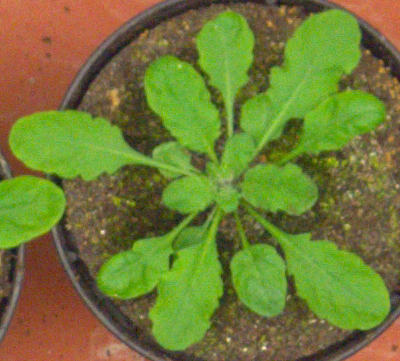
#> input picture ara2012_plant115_rgb.png, 400 x 361 px
$ jupyter execute hw3_input2.ipynb
#> lines starting #> are read from the running program, lines starting #| are printed output that depends on the picture; after the words box and inside, x2 and y2 are one past the last pixel; in counts of white or black regions, pixels touching at a corner belong together
[cell 1]
#Şevval Kaplan & Şevval Yardımcı Group Homework-3

import cv2
import numpy as np
import matplotlib.pyplot as plt

#loading RGB image and displaying the original input
image = cv2.imread('ara2012_plant115_rgb.png')
#> image is the input picture: shape (361, 400, 3); mean B, G, R 53.9, 123, 114
plt.figure(figsize=(8, 8))
image = cv2.cvtColor(image, cv2.COLOR_BGR2RGB)
plt.imshow(image)
plt.title('input image')
plt.show()

#reshaping the image to 2D
pixels = image.reshape(-1, 3)

#performed k-means clustering for different k values
k_values = [2, 3, 4, 5]
segmentations = []

for k in k_values:
    _, labels, centers = cv2.kmeans(pixels.astype(np.float32), k, None, criteria=(cv2.TERM_CRITERIA_EPS + cv2.TERM_CRITERIA_MAX_ITER, 10, 1.0), attempts=10, flags=cv2.KMEANS_RANDOM_CENTERS)
    segmented_image = labels.reshape(image.shape[:2])
    segmentations.append(segmented_image)
#> this loop made 4 passes
#> centers on pass 1: [[114, 88.01, 55.88], [114, 169.8, 51.34]]
#> pass 1, `segmented_image = labels.reshape(image.shape[:2])`:
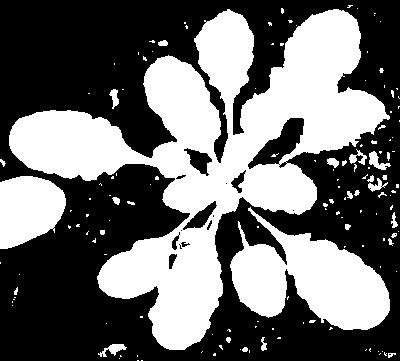
#> segmented_image: shape (361, 400) int32; values 0 (black) and 1 (white), 42.7% white; 144 white regions (114 under 20 px), largest, box (x1, y1, x2, y2) and area: (9, 9, 390, 350) 45628, (230, 207, 390, 330) 10369, (0, 176, 66, 249) 3716
#> pass 2, `segmented_image = labels.reshape(image.shape[:2])`:
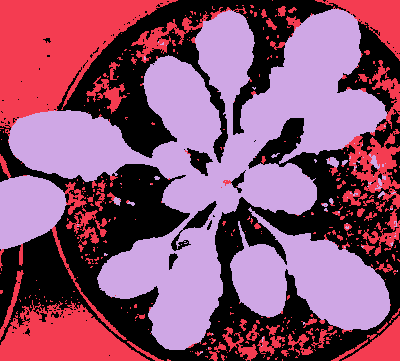
#> segmented_image: shape (361, 400) int32; 3 distinct labels, from 0 to 2; one colour per label, 0 black
#> pass 3, `segmented_image = labels.reshape(image.shape[:2])`:
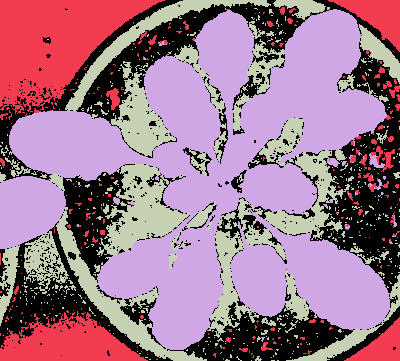
#> segmented_image: shape (361, 400) int32; 4 distinct labels, from 0 to 3; one colour per label, 0 black
#> after the loop, segmentations = 4 items

#displaying the results in a for loop
plt.figure(figsize=(8, 8))

for i, segmentation in enumerate(segmentations):
    plt.subplot(2, 2, i+1)
    plt.imshow(segmentation, cmap='viridis')
    plt.colorbar(shrink=0.75)
    plt.title(f'k = {k_values[i]}')
#> this loop made 4 passes


plt.tight_layout()
plt.show()
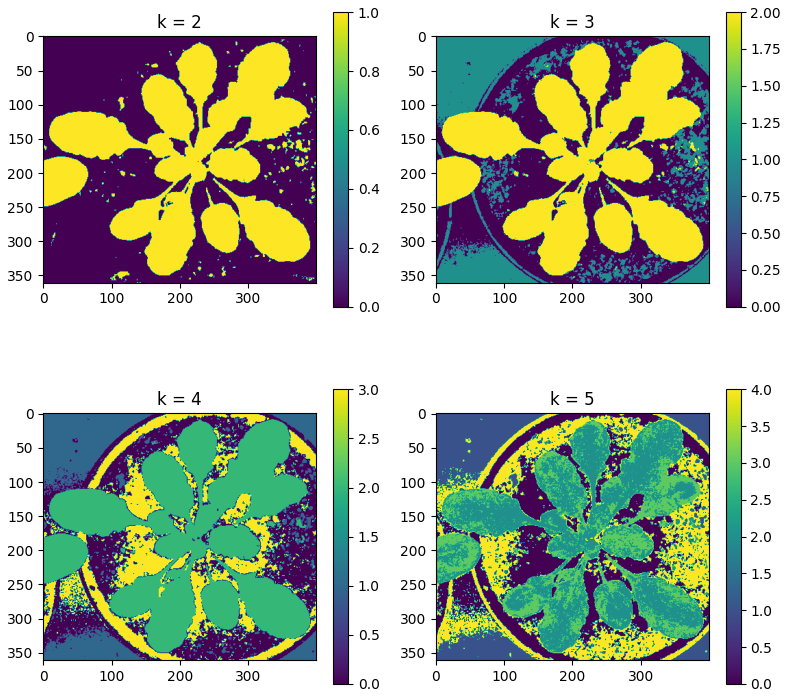
#> figure drawn by matplotlib, 8 panels

#choosing k-value for masking
chosen_segmentation = segmentations[1]

#masking
binary_mask = np.where(chosen_segmentation == 1, 1, 0)
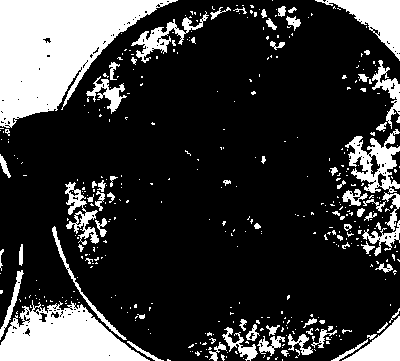
#> binary_mask: shape (361, 400) int64; values 0 (black) and 1 (white), 21.9% white; 417 white regions (342 under 20 px), largest, box (x1, y1, x2, y2) and area: (0, 0, 178, 128) 11782, (0, 300, 150, 361) 5506, (315, 0, 400, 61) 1907

#distance transform
dist_transform = cv2.distanceTransform(binary_mask.astype(np.uint8), cv2.DIST_L2, 3)
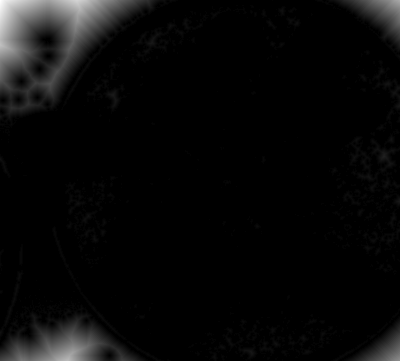
#> dist_transform: shape (361, 400) float32; min 0, max 57.22, mean 2.1; drawn with min black and max white

#displaying the binary mask and distance transform results
plt.figure(figsize=(8, 8))

plt.subplot(2, 2,1)
plt.imshow(binary_mask, cmap='viridis')
plt.title('binary mask of plant (k=3)')
plt.colorbar(shrink=0.75)

plt.subplot(2, 2,2)
plt.imshow(dist_transform, cmap='viridis')
plt.title('distance transform')
plt.colorbar(shrink=0.75)


#calculating the minRadius and maxRadius
max_distance = np.max(dist_transform)
#> max_distance = 57.22
min_radius = int(max_distance * 0.25)
#> min_radius = 14
max_radius = int(max_distance * 1.25)
#> max_radius = 71

#RGB image to LAB
lab_image = cv2.cvtColor(image, cv2.COLOR_RGB2Lab)
#> lab_image: shape (361, 400, 3); mean of channels 0, 1, 2 127.5, 115.9, 163.1

#select the a* channel
a_channel = lab_image[:, :, 1]
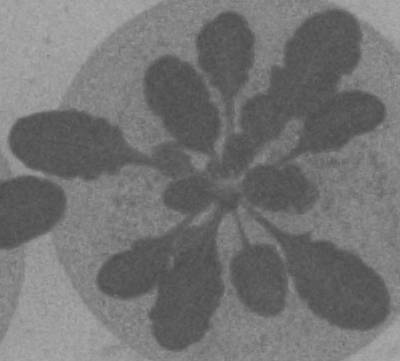
#> a_channel: shape (361, 400); min 73, max 174, mean 115.9

#blur the a* channel
filtered_a = cv2.medianBlur(a_channel, 5)

plt.subplot(2, 2,3)
plt.imshow(a_channel, cmap='viridis')
plt.title('a channel')
plt.colorbar(shrink=0.75)

plt.subplot(2, 2,4)
plt.imshow(filtered_a, cmap='viridis')
plt.title('a channel after median blur ksize=5')
plt.colorbar(shrink=0.75)
plt.tight_layout()
plt.show()
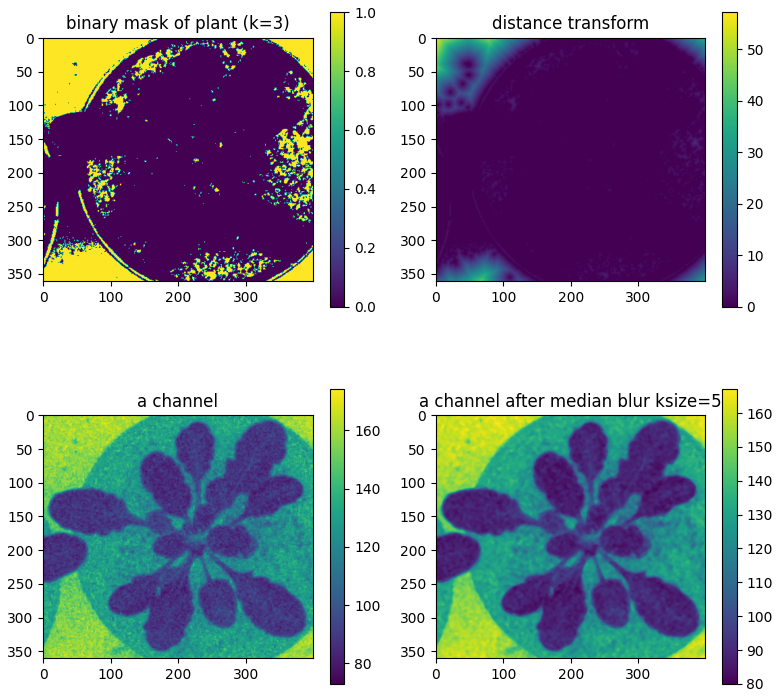
#> figure drawn by matplotlib, 8 panels


#detecting the circles by Hough Transform for different parameters
param1_values = [40, 80, 80]
param2_values = [10, 10, 15]
detection_results = []

for param1, param2 in zip(param1_values, param2_values):
    circles = cv2.HoughCircles(filtered_a, cv2.HOUGH_GRADIENT, dp=1, minDist=0.1 * min(image.shape[:2]), param1=param1, param2=param2, minRadius=min_radius, maxRadius=max_radius)

    if circles is not None:
        detection_results.append(circles[0])
    else:
        detection_results.append([])
#> after the loop, detection_results = 3 items

plt.figure(figsize=(12, 4))

for i, circles in enumerate(detection_results):
    plt.subplot(1, 3, i+1)
    plt.imshow(image)
    plt.title(f'param1 = {param1_values[i]}, param2 = {param2_values[i]}')

    if len(circles) > 0:
        for circle in circles:
            x, y, radius = circle
            circle_patch = plt.Circle((x, y), radius, color='r', fill=False,linewidth=2.5)
            plt.gca().add_patch(circle_patch)

            # Add a diamond at the center of the circle
            diamond_patch = plt.Polygon([[x-4, y], [x, y-4], [x+4, y], [x, y+4]], color='b', closed=True)
            plt.gca().add_patch(diamond_patch)
#> this loop made 3 passes


plt.show()
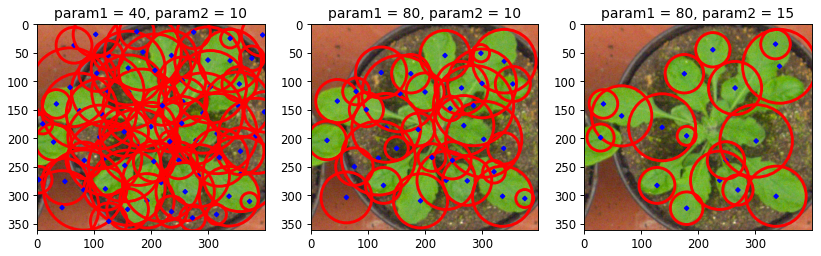
#> figure drawn by matplotlib, 3 panels


def eliminate_invalid_detections(circles, binary_mask):
    valid_circles = []
    for circle in circles:
        x, y, _ = circle

        if binary_mask[int(y), int(x)] != 0:
            valid_circles.append(circle)

    return valid_circles


plt.figure(figsize=(12, 4))

for i, (param1, param2) in enumerate(zip(param1_values, param2_values)):
    chosen_detection = detection_results[i]

    #eliminating invalid detections using the binary mask
    valid_circles = eliminate_invalid_detections(chosen_detection, binary_mask)

    plt.subplot(1, 3, i + 1)
    plt.imshow(image)

    plt.title(f'param1 = {param1}, param2 = {param2} after elimination')

    for circle in valid_circles:
        x, y, radius = circle
        circle_patch = plt.Circle((x, y), radius, color='r', fill=False,linewidth=2.5)
        plt.gca().add_patch(circle_patch)

        diamond_patch = plt.Polygon([[x-4, y], [x, y-4], [x+4, y], [x, y+4]], color='b', closed=True)
        plt.gca().add_patch(diamond_patch)
#> this loop made 3 passes
#> valid_circles on pass 2: [[62.5, 303.5, 44.6]]


plt.tight_layout()

plt.show()
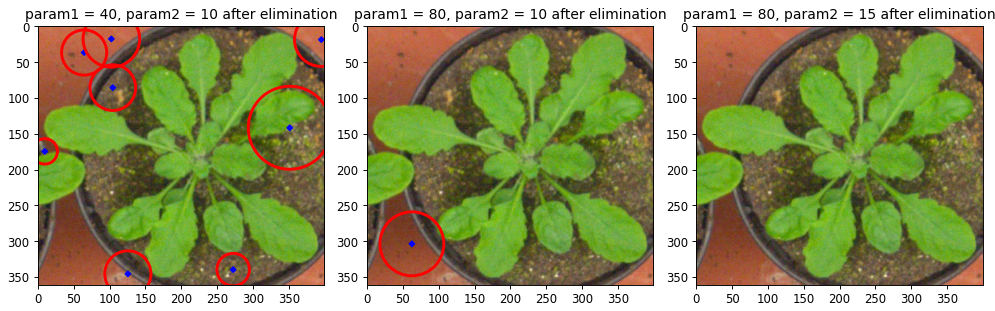
#> figure drawn by matplotlib, 3 panels

$ run again, with ara2012_plant002_rgb.png copied over ara2012_plant115_rgb.png
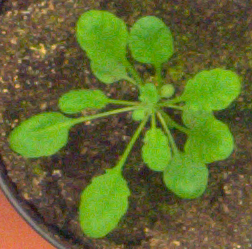
#> input picture ara2012_plant002_rgb.png, 252 x 249 px
#> image is the input picture: shape (249, 252, 3); mean B, G, R 46.2, 106.7, 98.8
#> the loop `for k in k_values:` made 4 passes
#> centers on pass 1: [[85.63, 75.73, 46.5], [120.2, 157.3, 45.74]]
#> pass 1, `segmented_image = labels.reshape(image.shape[:2])`:
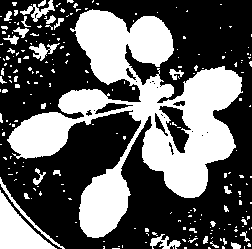
#> segmented_image: shape (249, 252) int32; values 0 (black) and 1 (white), 37.9% white; 228 white regions (195 under 20 px), largest, box (x1, y1, x2, y2) and area: (7, 9, 243, 238) 19345, (0, 190, 57, 249) 1474, (0, 177, 65, 249) 283
#> after the loop `for k in k_values:`: segmentations = 4 items
#> the loop `for i, segmentation in enumerate(segmentations):` made 4 passes
#> binary_mask: shape (249, 252) int64; values 0 (black) and 1 (white), 20.3% white; 492 white regions (448 under 20 px), largest, box (x1, y1, x2, y2) and area: (0, 0, 101, 100) 3555, (144, 174, 252, 249) 2944, (0, 174, 68, 249) 2127
#> max_distance = 37.1
#> min_radius = 9
#> max_radius = 46
#> lab_image: shape (249, 252, 3); mean of channels 0, 1, 2 110.4, 117.3, 158.3
#> after the loop `for param1, param2 in zip(param1_values, param2_values):`: detection_results = 3 items
#> the loop `for i, circles in enumerate(detection_results):` made 3 passes
#> `plt.show()`:
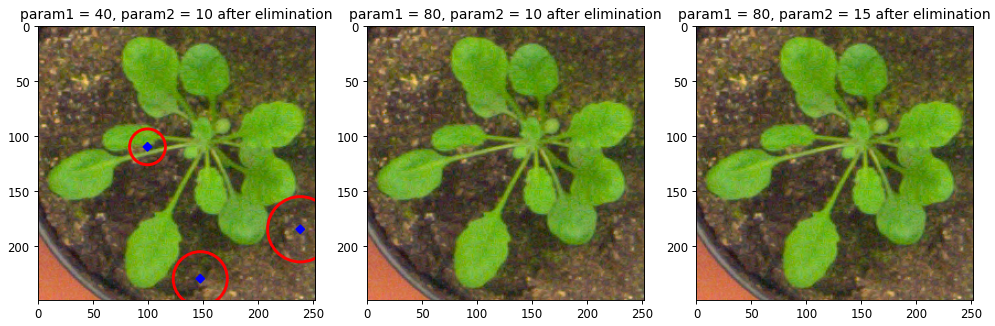
#> figure drawn by matplotlib, 3 panels

$ run again, with ara2012_plant003_rgb.png copied over ara2012_plant115_rgb.png
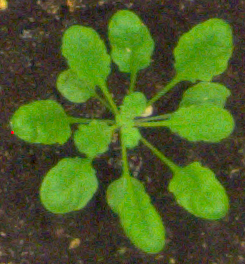
#> input picture ara2012_plant003_rgb.png, 245 x 264 px
#> image is the input picture: shape (264, 245, 3); mean B, G, R 36.6, 95.4, 76.2
#> the loop `for k in k_values:` made 4 passes
#> centers on pass 1: [[99.88, 157.5, 32.4], [61.17, 56.12, 39.2]]
#> after the loop `for k in k_values:`: segmentations = 4 items
#> the loop `for i, segmentation in enumerate(segmentations):` made 4 passes
#> binary_mask: shape (264, 245) int64; values 0 (black) and 1 (white), 18.2% white; 477 white regions (443 under 20 px), largest, box (x1, y1, x2, y2) and area: (173, 65, 235, 143) 1890, (40, 157, 98, 214) 1717, (74, 91, 172, 158) 1708
#> max_distance = 7.8
#> min_radius = 1
#> max_radius = 9
#> lab_image: shape (264, 245, 3); mean of channels 0, 1, 2 95.5, 113.2, 155.3
#> the loop `for param1, param2 in zip(param1_values, param2_values):` made 3 passes
#> circles on pass 2: [[101.5, 162.5, 8.4]]
#> after the loop `for param1, param2 in zip(param1_values, param2_values):`: detection_results = 3 items
#> the loop `for i, circles in enumerate(detection_results):` made 3 passes
#> circles on passes 2 to 3: [[101.5, 162.5, 8.4]], []
#> the loop `for i, (param1, param2) in enumerate(zip(param1_values, param2_values)):` made 3 passes
#> valid_circles on pass 1: [[68.5, 1.5, 3.8]]
#> `plt.show()`:
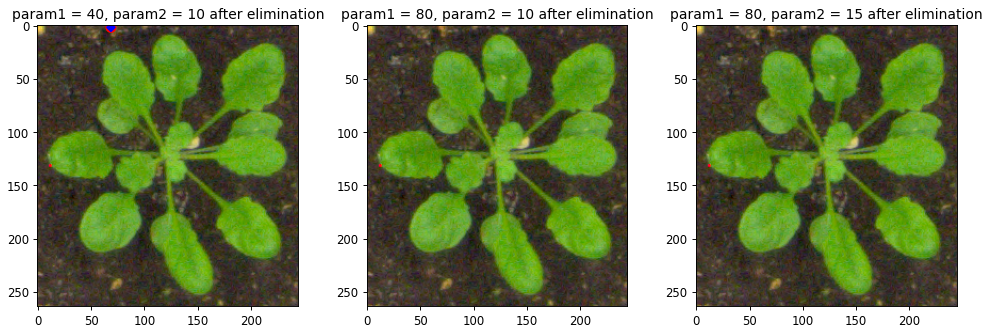
#> figure drawn by matplotlib, 3 panels
